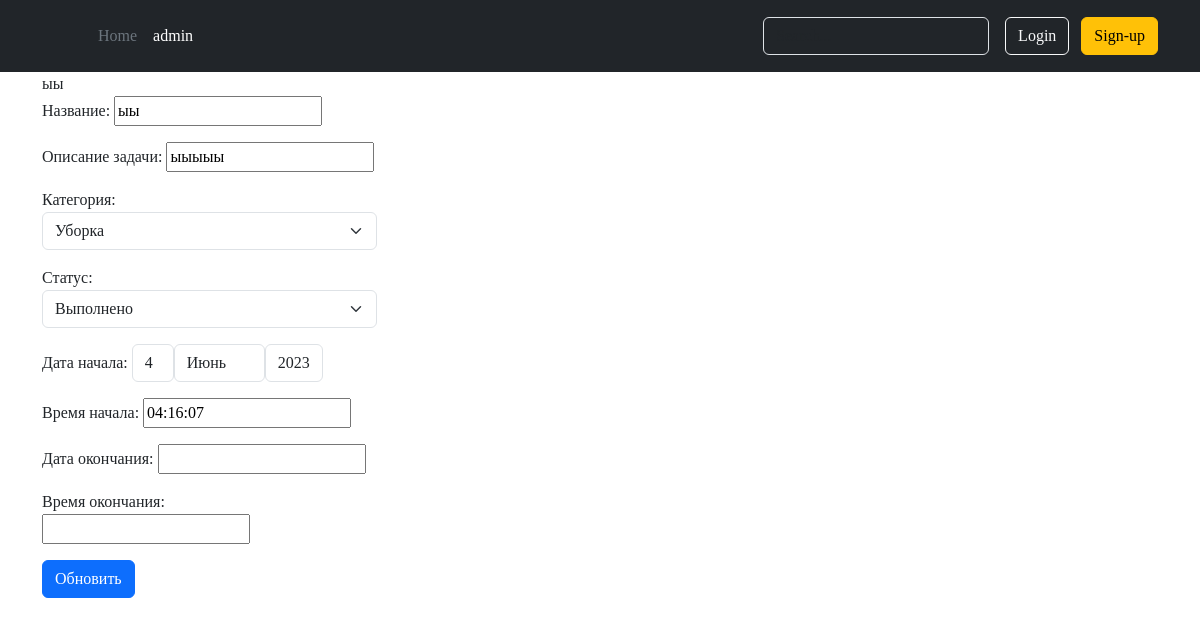
The page /tasks/12/ on the database as committed earlier.
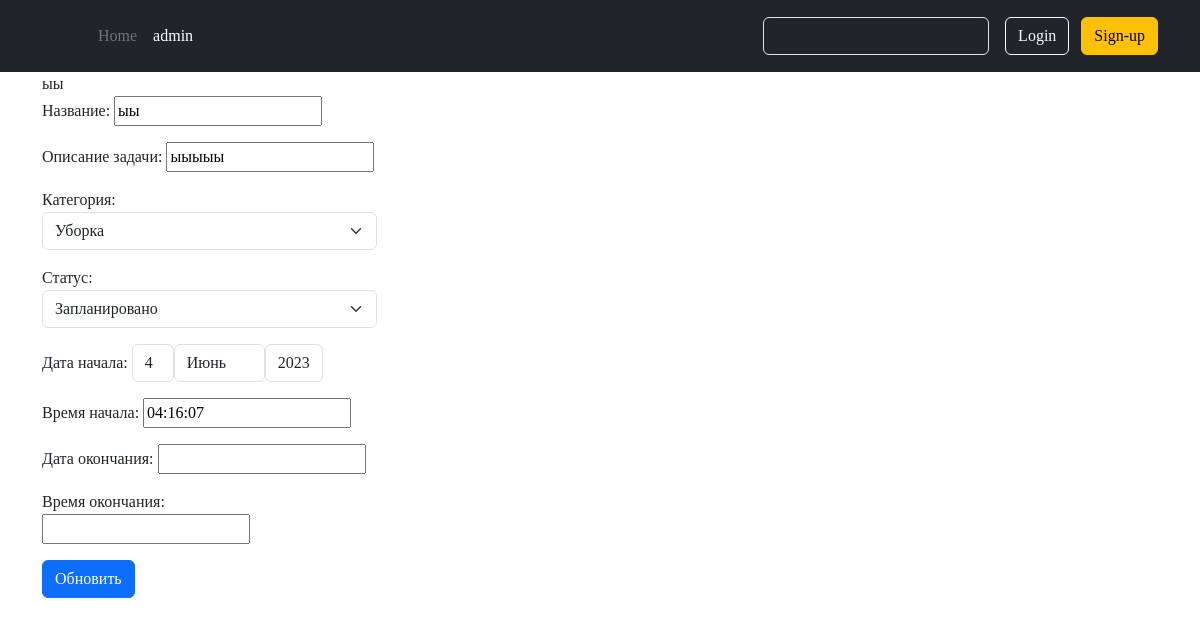
The same page on the database as committed later.
### todo/models.py (models this page shows, shortened)
class Task(models.Model):
    title = models.CharField(max_length=200, verbose_name='Название')
    description = models.CharField(max_length=1000, verbose_name='Описание задачи', blank=True)
    category = models.ForeignKey(Category, verbose_name='Категория', on_delete=models.CASCADE)
    created_at = models.DateTimeField(auto_now_add=True, verbose_name='Дата создания')
    started_at_date = models.DateField(default=django.utils.timezone.localtime, verbose_name='Дата начала')
    started_at_time = models.TimeField(default=django.utils.timezone.localtime, verbose_name='Время начала')
    due_date_date = models.DateField(verbose_name='Дата окончания', blank=True, null=True)
    due_date_time = models.TimeField(verbose_name='Время окончания', blank=True, null=True)
    order_in_big_task = models.IntegerField(blank=True, null=True, default=0, verbose_name='Приоритетность')
    status = models.IntegerField(default=0, choices=CHOICES, verbose_name='Статус')
    class Meta:
        verbose_name = 'задача'
        verbose_name_plural = 'задачи'
        ordering = ['-created_at']

class Category(MPTTModel):
    title = models.CharField(max_length=100, unique=True)
    description = models.CharField(max_length=200, verbose_name='Описание', blank=True)
    parent = TreeForeignKey('self', on_delete=models.CASCADE, null=True, blank=True, related_name='children')
    class MPTTMeta:
        order_insertion_by = ['title']
    class Meta:
        verbose_name = 'категория'
        verbose_name_plural = 'категории'
    def __str__(self):
        return self.title

### todo/views.py (the view, shortened to what this page needs)
# urls.py: path('tasks/<int:pk>/', TaskDetailView.as_view(), name='task_detail'),
class TaskDetailView(DetailView):
    model = Task
    template_name = 'todo/viewTask.html'
    def get_context_data(self, **kwargs):
        context = super(TaskDetailView, self).get_context_data(**kwargs)
        form = TaskAddForm(instance=self.object)
        context['tasktupdateform'] = form
        return context

### todo/forms.py
class TaskAddForm(forms.ModelForm):
    def __init__(self, *args, **kwargs):
        super().__init__(*args, **kwargs)
    class Meta:
        model = Task
        fields = ['title', 'description', 'category', 'status', 'started_at_date', 'started_at_time', 'due_date_date',
                  'due_date_time']
        widgets = {
            "title": forms.TextInput(attrs={"class": "form-input"}),
            "category": forms.Select(attrs={"class": "form-select"}),
            "status": forms.Select(attrs={"class": "form-select"}),
            "started_at_date": forms.SelectDateWidget(attrs={"class": "form-control snps-inline-select"}),
        }

### todo/templates/todo/viewTask.html (shortened to what this page needs)
{% extends 'todo_base.html' %}
{% block body %}
    <div class="container">
        {{ task.title }}
        <form action="" method="post" style="width: 30%">
            {{ tasktupdateform.as_p }}
            <button type="submit" class="btn btn-primary">Обновить</button>
        </form>
    </div>
{% endblock %}

### templates/todo_base.html (shortened to what this page needs)
<!doctype html>
{% load static %}
<html lang="ru">
<head>
    <link href="https://cdn.jsdelivr.net/npm/bootstrap@5.3.0-alpha3/dist/css/bootstrap.min.css" rel="stylesheet"
>
    <link rel="stylesheet" href="{% static 'todo/css/style.css' %}">
</head>
<body>
{% include 'inc/_header.html' %}
{% block body %}
{% endblock %}
</body>
</html>

### templates/inc/_header.html
<header class="p-3 text-bg-dark">
    <div class="container">
        <div class="d-flex flex-wrap align-items-center justify-content-center justify-content-lg-start">
            <a href="/" class="d-flex align-items-center mb-2 mb-lg-0 text-white text-decoration-none">
                <svg class="bi me-2" width="40" height="32" role="img" aria-label="Bootstrap">
                    <use xlink:href="#bootstrap"></use>
                </svg>
            </a>
            <ul class="nav col-12 col-lg-auto me-lg-auto mb-2 justify-content-center mb-md-0">
                <li><a href="{% url 'home' %}" class="nav-link px-2 text-secondary">Home</a></li>
                <li><a href="{% url 'admin:index' %}" class="nav-link px-2 text-white">admin</a></li>
            </ul>
            <form class="col-12 col-lg-auto mb-3 mb-lg-0 me-lg-3" role="search">
                <input type="search" class="form-control form-control-dark text-bg-dark" placeholder="Search..."
                       aria-label="Search">
            </form>
            <div class="text-end">
                <button type="button" class="btn btn-outline-light me-2">Login</button>
                <button type="button" class="btn btn-warning">Sign-up</button>
            </div>
        </div>
    </div>
</header>

### djangoTodo/static/todo/css/style.css (style rules this page uses)
body { font-family: 'Montserrat', serif; }
a { text-decoration: underline; color: black; !important; }
.snps-inline-select { width: auto; display: inline-block; }

Rows that differ between the two databases and show on the page:
changed Task "ыы": status "Выполнено" → "Запланировано"
